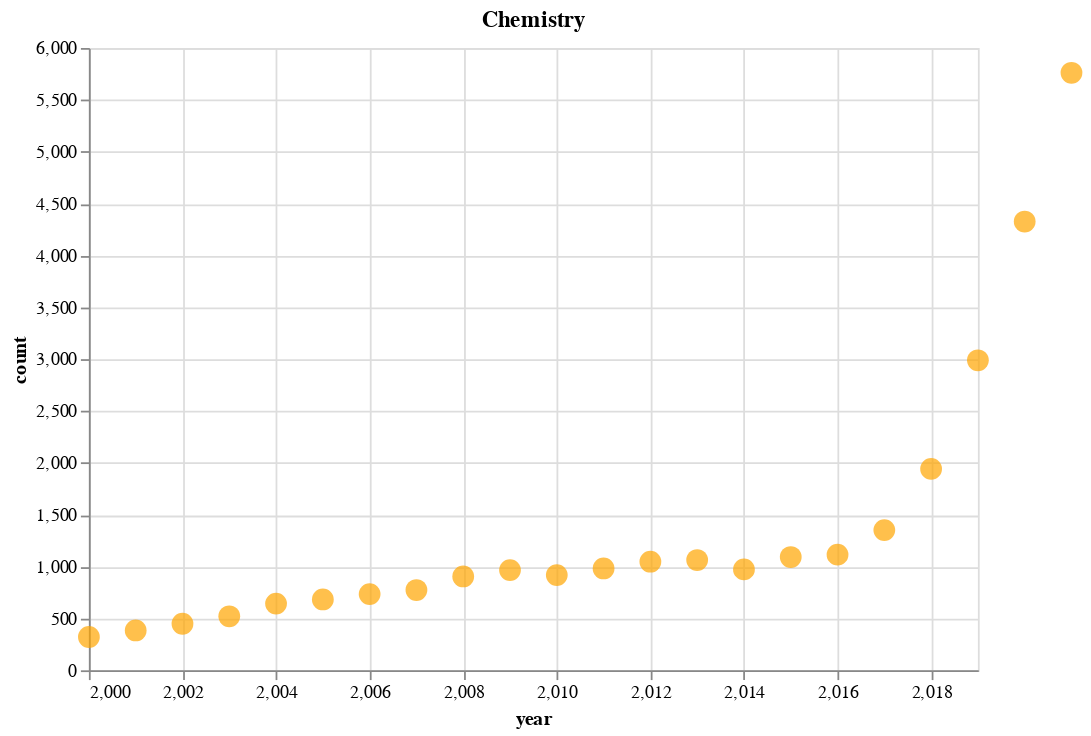

Source (notebook cell):
### Code cell
charts[1]

### Figure 1 — Vega-Lite specification as saved in the notebook (floating-point values rounded to 4 significant figures)
{"config": {"view": {"continuousWidth": 400, "continuousHeight": 300}}, "data": {"name": "data-f91c3af86b01ee4e568e2b8b50d8b99f"}, "mark": {"type": "circle", "color": "orange", "size": 150}, "encoding": {"x": {"field": "year", "scale": {"domain": [2000, 2019]}, "type": "quantitative"}, "y": {"field": "count", "type": "quantitative"}}, "height": 350, "title": "Chemistry", "width": 500, "$schema": "https://vega.github.io/schema/vega-lite/v4.17.0.json", "datasets": {"data-f91c3af86b01ee4e568e2b8b50d8b99f": [{"year": 2021, "count": 5761}, {"year": 2020, "count": 4327}, {"year": 2019, "count": 2989}, {"year": 2018, "count": 1942}, {"year": 2017, "count": 1352}, {"year": 2016, "count": 1115}, {"year": 2015, "count": 1092}, {"year": 2014, "count": 973}, {"year": 2013, "count": 1063}, {"year": 2012, "count": 1047}, {"year": 2011, "count": 982}, {"year": 2010, "count": 918}, {"year": 2009, "count": 966}, {"year": 2008, "count": 905}, {"year": 2007, "count": 774}, {"year": 2006, "count": 735}, {"year": 2005, "count": 683}, {"year": 2004, "count": 643}, {"year": 2003, "count": 521}, {"year": 2002, "count": 449}, {"year": 2001, "count": 384}, {"year": 2000, "count": 321}]}}
